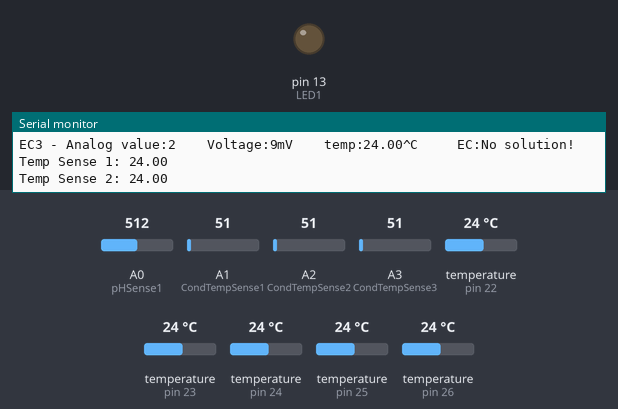
This sketch was run on a simulated Arduino Uno, built with avr-gcc and run on an emulated ATmega328P. Parts: output pins drawn as LEDs (lit = HIGH), the last lines printed to the serial monitor. Dashed ring = blinking. Inputs (shaded band) come from the test bench; at power-on: A1 (CondTempSense1) = 51, A0 (pHSense1) = 512, A2 (CondTempSense2) = 51, A3 (CondTempSense3) = 51, temperature (sensors on pin 22, pin 23, pin 24, pin 25, pin 26) 24 °C.

Above: at 1.9 s.
2.0 s: A1 (CondTempSense1) set to 163
At 3.1 s:
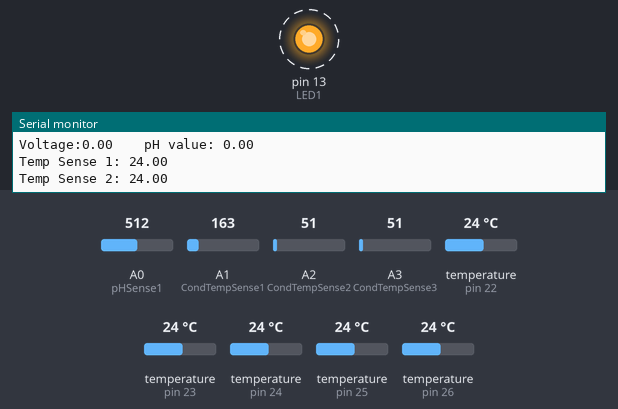
Timing chart, 0 to 12.5 s (numbered marks = the images above; inputs shaded):
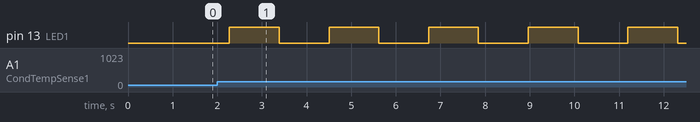

The sketch:

SensorCode.ino
```cpp
#include <OneWire.h>

#define TempSense1 22
#define TempSense2 23

/******** Definitions for EC Sensor 1 *********/

#define StartConvert1 0
#define ReadTemperature1 1
#define TempSense3 24
#define CondTempSense1 A1

/******** Definitions for EC Sensor 2 *********/

#define StartConvert2 0
#define ReadTemperature2 1
#define TempSense4 25
#define CondTempSense2 A2

/******** Definitions for EC Sensor 3 *********/

#define StartConvert3 0
#define ReadTemperature3 1
#define TempSense5 26
#define CondTempSense3 A3

/******** Definitions for pH Sensor 1 *********/

#define pHSense1 A0            //pH meter Analog output to Arduino Analog Input 0
#define Offset1 0.00            //deviation compensate
#define LED1 13
#define samplingInterval1 20
#define prInterval1 800
#define ArrayLenth1  40    //times of collection

//Declaration of Temperature Sensor 1 Object
OneWire ds1(TempSense1);
//Declaration of Temperature Sensor 2 Object
OneWire ds2(TempSense2);
//Declaration of Temperature Sensor 3 Object
OneWire ds3(TempSense3);  // on digital pin 2
//Declaration of Temperature Sensor 4 Object
OneWire ds4(TempSense4);  // on digital pin 2
//Declaration of Temperature Sensor 4 Object
OneWire ds5(TempSense5);  // on digital pin 2

/******** Pre-Setup Code for EC Sensor 1 *********/

const byte numReadings1 = 20;     //the number of sample times
unsigned int AnalogSampleInterval1=25,printInterval1=700,tempSampleInterval1=850;  //analog sample interval;serial print interval;temperature sample interval
unsigned int readings1[numReadings1];      // the readings from the analog input
byte index1 = 0;                  // the index of the current reading
unsigned long AnalogValueTotal1 = 0;                  // the running total
unsigned int AnalogAverage1 = 0,averageVoltage1=0;                // the average
unsigned long AnalogSampleTime1,printTime1,tempSampleTime1;
float temperature3,ECcurrent1;

/******** Pre-Setup Code for EC Sensor 2 *********/

const byte numReadings2 = 20;     //the number of sample times
unsigned int AnalogSampleInterval2=25,printInterval2=700,tempSampleInterval2=850;  //analog sample interval;serial print interval;temperature sample interval
unsigned int readings2[numReadings2];      // the readings from the analog input
byte index2 = 0;                  // the index of the current reading
unsigned long AnalogValueTotal2 = 0;                  // the running total
unsigned int AnalogAverage2 = 0,averageVoltage2=0;                // the average
unsigned long AnalogSampleTime2,printTime2,tempSampleTime2;
float temperature4,ECcurrent2;

/******** Pre-Setup Code for EC Sensor 3 *********/

const byte numReadings3 = 20;     //the number of sample times
unsigned int AnalogSampleInterval3=25,printInterval3=700,tempSampleInterval3=850;  //analog sample interval;serial print interval;temperature sample interval
unsigned int readings3[numReadings3];      // the readings from the analog input
byte index3 = 0;                  // the index of the current reading
unsigned long AnalogValueTotal3 = 0;                  // the running total
unsigned int AnalogAverage3 = 0,averageVoltage3=0;                // the average
unsigned long AnalogSampleTime3,printTime3,tempSampleTime3;
float temperature5,ECcurrent3;

/******** Pre-Setup for pH Sensor 1 *********/

int pHArray1[ArrayLenth1];   //Store the average value of the sensor feedback
int pHArrayIndex1=0;

void setup(void) {

Serial.begin(115200);

/******** Setup Code for EC Sensor 1 *********/

  // initialize all the readings to 0:
  for (byte thisReading1 = 0; thisReading1 < numReadings1; thisReading1++)
    readings1[thisReading1] = 0;
  TempProcess1(StartConvert1);   //let the DS18B20 start the convert
  AnalogSampleTime1=millis();
  printTime1=millis();
  tempSampleTime1=millis();

/******** Setup Code for EC Sensor 2 *********/

  // initialize all the readings to 0:
  for (byte thisReading2 = 0; thisReading2 < numReadings2; thisReading2++)
    readings2[thisReading2] = 0;
  TempProcess2(StartConvert2);   //let the DS18B20 start the convert
  AnalogSampleTime2=millis();
  printTime2=millis();
  tempSampleTime2=millis();

/******** Setup Code for EC Sensor 3 *********/

  // initialize all the readings to 0:
  for (byte thisReading3 = 0; thisReading3 < numReadings3; thisReading3++)
    readings3[thisReading3] = 0;
  TempProcess3(StartConvert3);   //let the DS18B20 start the convert
  AnalogSampleTime3=millis();
  printTime3=millis();
  tempSampleTime3=millis();

/******** Setup Code for pH Sensor 1 *********/

  pinMode(LED1,OUTPUT);
  Serial.println("pH meter experiment!");    //Test the serial monitor

}

void loop(void) {

/******** Loop Code for Temperature Sensor 1 *********/

  float temperature1 = getTemp1();
  Serial.print("Temp Sense 1: ");
  Serial.print(temperature1);

  Serial.println("");

/******** Loop Code for Temperature Sensor 2 *********/

  float temperature2 = getTemp2();
  Serial.print("Temp Sense 2: ");
  Serial.print(temperature2);

  Serial.println("");

  delay(1000); //just here to slow down the output so it is easier to read

/******** Loop Code for EC Sensor 1 *********/

  /*
   Every once in a while,sample the analog value and calculate the average.
  */
  if(millis()-AnalogSampleTime1>=AnalogSampleInterval1)
  {
    AnalogSampleTime1=millis();
     // subtract the last reading:
    AnalogValueTotal1 = AnalogValueTotal1 - readings1[index1];
    // read from the sensor:
    readings1[index1] = analogRead(CondTempSense1);
    // add the reading to the total:
    AnalogValueTotal1 = AnalogValueTotal1 + readings1[index1];
    // advance to the next position in the array:
    index1 = index1 + 1;
    // if we're at the end of the array...
    if (index1 >= numReadings1)
    // ...wrap around to the beginning:
    index1 = 0;
    // calculate the average:
    AnalogAverage1 = AnalogValueTotal1 / numReadings1;
  }
  /*
   Every once in a while,MCU read the temperature from the DS18B20 and then let the DS18B20 start the convert.
   Attention:The interval between start the convert and read the temperature should be greater than 750 millisecond,or the temperature is not accurate!
  */
   if(millis()-tempSampleTime1>=tempSampleInterval1)
  {
    tempSampleTime1=millis();
    temperature3 = TempProcess1(ReadTemperature1);  // read the current temperature from the  DS18B20
    TempProcess1(StartConvert1);                   //after the reading,start the convert for next reading
  }
   /*
   Every once in a while,print the information on the serial monitor.
  */
  if(millis()-printTime1>=printInterval1)
  {
    printTime1=millis();
    averageVoltage1=AnalogAverage1*(float)5000/1024;
    Serial.print("EC1 - ");
    Serial.print("Analog value:");
    Serial.print(AnalogAverage1);   //analog average,from 0 to 1023
    Serial.print("    Voltage:");
    Serial.print(averageVoltage1);  //millivolt average,from 0mv to 4995mV
    Serial.print("mV    ");
    Serial.print("temp:");
    Serial.print(temperature3);    //current temperature
    Serial.print("^C     EC:");

    float TempCoefficient1=1.0+0.0185*(temperature3-25.0);    //temperature compensation formula: fFinalResult(25^C) = fFinalResult(current)/(1.0+0.0185*(fTP-25.0));
    float CoefficientVolatge1=(float)averageVoltage1/TempCoefficient1;
    if(CoefficientVolatge1<150)Serial.println("No solution!");   //25^C 1413us/cm<-->about 216mv  if the voltage(compensate)<150,that is <1ms/cm,out of the range
    else if(CoefficientVolatge1>3300)Serial.println("Out of the range!");  //>20ms/cm,out of the range
    else
    {
      if(CoefficientVolatge1<=448)ECcurrent1=6.84*CoefficientVolatge1-64.32;   //1ms/cm<EC<=3ms/cm
      else if(CoefficientVolatge1<=1457)ECcurrent1=6.98*CoefficientVolatge1-127;  //3ms/cm<EC<=10ms/cm
      else ECcurrent1=5.3*CoefficientVolatge1+2278;                           //10ms/cm<EC<20ms/cm
      ECcurrent1/=1000;    //convert us/cm to ms/cm
      Serial.print(ECcurrent1,2);  //two decimal
      Serial.println("ms/cm");
    }
  }

/******** Loop Code for EC Sensor 2 *********/

  /*
   Every once in a while,sample the analog value and calculate the average.
  */
  if(millis()-AnalogSampleTime2>=AnalogSampleInterval2)
  {
    AnalogSampleTime2=millis();
     // subtract the last reading:
    AnalogValueTotal2 = AnalogValueTotal2 - readings2[index2];
    // read from the sensor:
    readings2[index2] = analogRead(CondTempSense2);
    // add the reading to the total:
    AnalogValueTotal2 = AnalogValueTotal2 + readings2[index2];
    // advance to the next position in the array:
    index2 = index2 + 1;
    // if we're at the end of the array...
    if (index2 >= numReadings2)
    // ...wrap around to the beginning:
    index2 = 0;
    // calculate the average:
    AnalogAverage2 = AnalogValueTotal2 / numReadings2;
  }
  /*
   Every once in a while,MCU read the temperature from the DS18B20 and then let the DS18B20 start the convert.
   Attention:The interval between start the convert and read the temperature should be greater than 750 millisecond,or the temperature is not accurate!
  */
   if(millis()-tempSampleTime2>=tempSampleInterval2)
  {
    tempSampleTime2=millis();
    temperature4 = TempProcess2(ReadTemperature2);  // read the current temperature from the  DS18B20
    TempProcess2(StartConvert2);                   //after the reading,start the convert for next reading
  }
   /*
   Every once in a while,print the information on the serial monitor.
  */
  if(millis()-printTime2>=printInterval2)
  {
    printTime2=millis();
    averageVoltage2=AnalogAverage2*(float)5000/1024;
    Serial.print("EC2 - ");
    Serial.print("Analog value:");
    Serial.print(AnalogAverage2);   //analog average,from 0 to 1023
    Serial.print("    Voltage:");
    Serial.print(averageVoltage2);  //millivolt average,from 0mv to 4995mV
    Serial.print("mV    ");
    Serial.print("temp:");
    Serial.print(temperature4);    //current temperature
    Serial.print("^C     EC:");

    float TempCoefficient2=1.0+0.0185*(temperature4-25.0);    //temperature compensation formula: fFinalResult(25^C) = fFinalResult(current)/(1.0+0.0185*(fTP-25.0));
    float CoefficientVolatge2=(float)averageVoltage2/TempCoefficient2;
    if(CoefficientVolatge2<150)Serial.println("No solution!");   //25^C 1413us/cm<-->about 216mv  if the voltage(compensate)<150,that is <1ms/cm,out of the range
    else if(CoefficientVolatge2>3300)Serial.println("Out of the range!");  //>20ms/cm,out of the range
    else
    {
      if(CoefficientVolatge2<=448)ECcurrent2=6.84*CoefficientVolatge2-64.32;   //1ms/cm<EC<=3ms/cm
      else if(CoefficientVolatge2<=1457)ECcurrent2=6.98*CoefficientVolatge2-127;  //3ms/cm<EC<=10ms/cm
      else ECcurrent2=5.3*CoefficientVolatge2+2278;                           //10ms/cm<EC<20ms/cm
      ECcurrent2/=1000;    //convert us/cm to ms/cm
      Serial.print(ECcurrent2,2);  //two decimal
      Serial.println("ms/cm");
    }
  }


/******** Loop Code for EC Sensor 3 *********/

  /*
   Every once in a while,sample the analog value and calculate the average.
  */
  if(millis()-AnalogSampleTime3>=AnalogSampleInterval3)
  {
    AnalogSampleTime3=millis();
     // subtract the last reading:
    AnalogValueTotal3 = AnalogValueTotal3 - readings3[index3];
    // read from the sensor:
    readings3[index3] = analogRead(CondTempSense3);
    // add the reading to the total:
    AnalogValueTotal3 = AnalogValueTotal3 + readings3[index3];
    // advance to the next position in the array:
    index3 = index3 + 1;
    // if we're at the end of the array...
    if (index3 >= numReadings3)
    // ...wrap around to the beginning:
    index3 = 0;
    // calculate the average:
    AnalogAverage3 = AnalogValueTotal3 / numReadings3;
  }
  /*
   Every once in a while,MCU read the temperature from the DS18B20 and then let the DS18B20 start the convert.
   Attention:The interval between start the convert and read the temperature should be greater than 750 millisecond,or the temperature is not accurate!
  */
   if(millis()-tempSampleTime3>=tempSampleInterval3)
  {
    tempSampleTime3=millis();
    temperature5 = TempProcess3(ReadTemperature3);  // read the current temperature from the  DS18B20
    TempProcess3(StartConvert3);                   //after the reading,start the convert for next reading
  }
   /*
   Every once in a while,print the information on the serial monitor.
  */
  if(millis()-printTime3>=printInterval3)
  {
    printTime3=millis();
    averageVoltage3=AnalogAverage3*(float)5000/1024;
    Serial.print("EC3 - ");
    Serial.print("Analog value:");
    Serial.print(AnalogAverage3);   //analog average,from 0 to 1023
    Serial.print("    Voltage:");
    Serial.print(averageVoltage3);  //millivolt average,from 0mv to 4995mV
    Serial.print("mV    ");
    Serial.print("temp:");
    Serial.print(temperature5);    //current temperature
    Serial.print("^C     EC:");

    float TempCoefficient3=1.0+0.0185*(temperature5-25.0);    //temperature compensation formula: fFinalResult(25^C) = fFinalResult(current)/(1.0+0.0185*(fTP-25.0));
    float CoefficientVolatge3=(float)averageVoltage3/TempCoefficient3;
    if(CoefficientVolatge3<150)Serial.println("No solution!");   //25^C 1413us/cm<-->about 216mv  if the voltage(compensate)<150,that is <1ms/cm,out of the range
    else if(CoefficientVolatge3>3300)Serial.println("Out of the range!");  //>20ms/cm,out of the range
    else
    {
      if(CoefficientVolatge3<=448)ECcurrent3=6.84*CoefficientVolatge3-64.32;   //1ms/cm<EC<=3ms/cm
      else if(CoefficientVolatge3<=1457)ECcurrent3=6.98*CoefficientVolatge3-127;  //3ms/cm<EC<=10ms/cm
      else ECcurrent3=5.3*CoefficientVolatge3+2278;                           //10ms/cm<EC<20ms/cm
      ECcurrent3/=1000;    //convert us/cm to ms/cm
      Serial.print(ECcurrent3,2);  //two decimal
      Serial.println("ms/cm");
    }
  }

/******** Loop Code for pH Sensor 1 *********/

  static unsigned long samplingTime1 = millis();
  static unsigned long printTime1 = millis();
  static float pHValue1,voltage1;
  if(millis()-samplingTime1 > samplingInterval1)
  {
      pHArray1[pHArrayIndex1++]=analogRead(pHSense1);
      if(pHArrayIndex1==ArrayLenth1)pHArrayIndex1=0;
      voltage1 = avergearray1(pHArray1, ArrayLenth1)*5.0/1024;
      pHValue1 = 3.5*voltage1+Offset1;
      samplingTime1=millis();
  }
  if(millis() - printTime1 > prInterval1)   //Every 800 milliseconds, print a numerical, convert the state of the LED indicator
  {
  Serial.print("Voltage:");
        Serial.print(voltage1,2);
        Serial.print("    pH value: ");
  Serial.println(pHValue1,2);
        digitalWrite(LED1,digitalRead(LED1)^1);
        printTime1=millis();
  }

}

/******** Function for Temperature Sensor 1 *********/

float getTemp1() {
  //returns the temperature from one DS18S20 in DEG Celsius

  byte data[12];
  byte addr[8];

  if ( !ds1.search(addr)) {
    //no more sensors on chain, reset search
    ds1.reset_search();
    return -1000;
  }

  if ( OneWire::crc8( addr, 7) != addr[7]) {
    Serial.println("CRC is not valid!");
    return -1000;
  }

  if ( addr[0] != 0x10 && addr[0] != 0x28) {
    Serial.print("Device is not recognized");
    return -1000;
  }

  ds1.reset();
  ds1.select(addr);
  ds1.write(0x44, 1); // start conversion, with parasite power on at the end

  byte present = ds1.reset();
  ds1.select(addr);
  ds1.write(0xBE); // Read Scratchpad


  for (int i = 0; i < 9; i++) { // we need 9 bytes
    data[i] = ds1.read();
  }

  ds1.reset_search();

  byte MSB = data[1];
  byte LSB = data[0];

  float tempRead = ((MSB << 8) | LSB); //using two's compliment
  float TemperatureSum = tempRead / 16;

  return TemperatureSum;

}

/******** Function for Temperature Sensor 2 *********/

float getTemp2() {
  //returns the temperature from one DS18S20 in DEG Celsius

  byte data[12];
  byte addr[8];

  if ( !ds2.search(addr)) {
    //no more sensors on chain, reset search
    ds2.reset_search();
    return -1000;
  }

  if ( OneWire::crc8( addr, 7) != addr[7]) {
    Serial.println("CRC is not valid!");
    return -1000;
  }

  if ( addr[0] != 0x10 && addr[0] != 0x28) {
    Serial.print("Device is not recognized");
    return -1000;
  }

  ds2.reset();
  ds2.select(addr);
  ds2.write(0x44, 1); // start conversion, with parasite power on at the end

  byte present = ds2.reset();
  ds2.select(addr);
  ds2.write(0xBE); // Read Scratchpad


  for (int i = 0; i < 9; i++) { // we need 9 bytes
    data[i] = ds2.read();
  }

  ds2.reset_search();

  byte MSB = data[1];
  byte LSB = data[0];

  float tempRead = ((MSB << 8) | LSB); //using two's compliment
  float TemperatureSum = tempRead / 16;

  return TemperatureSum;

}

/******** Thermometer Function Code for EC Sensor 1 *********/

/*
ch=0,let the DS18B20 start the convert;ch=1,MCU read the current temperature from the DS18B20.
*/
float TempProcess1(bool ch)
{
  //returns the temperature from one DS18B20 in DEG Celsius
  static byte data[12];
  static byte addr[8];
  static float TemperatureSum;
  if(!ch){
          if ( !ds3.search(addr)) {
              Serial.println("no more sensors on chain, reset search!");
              ds3.reset_search();
              return 0;
          }
          if ( OneWire::crc8( addr, 7) != addr[7]) {
              Serial.println("CRC is not valid!");
              return 0;
          }
          if ( addr[0] != 0x10 && addr[0] != 0x28) {
              Serial.print("Device is not recognized!");
              return 0;
          }
          ds3.reset();
          ds3.select(addr);
          ds3.write(0x44,1); // start conversion, with parasite power on at the end
  }
  else{
          byte present = ds3.reset();
          ds3.select(addr);
          ds3.write(0xBE); // Read Scratchpad
          for (int i = 0; i < 9; i++) { // we need 9 bytes
            data[i] = ds3.read();
          }
          ds3.reset_search();
          byte MSB = data[1];
          byte LSB = data[0];
          float tempRead = ((MSB << 8) | LSB); //using two's compliment
          TemperatureSum = tempRead / 16;
    }
          return TemperatureSum;
}

/******** Thermometer Function Code for EC Sensor 2 *********/

/*
ch=0,let the DS18B20 start the convert;ch=1,MCU read the current temperature from the DS18B20.
*/
float TempProcess2(bool ch)
{
  //returns the temperature from one DS18B20 in DEG Celsius
  static byte data[12];
  static byte addr[8];
  static float TemperatureSum;
  if(!ch){
          if ( !ds4.search(addr)) {
              Serial.println("no more sensors on chain, reset search!");
              ds4.reset_search();
              return 0;
          }
          if ( OneWire::crc8( addr, 7) != addr[7]) {
              Serial.println("CRC is not valid!");
              return 0;
          }
          if ( addr[0] != 0x10 && addr[0] != 0x28) {
              Serial.print("Device is not recognized!");
              return 0;
          }
          ds4.reset();
          ds4.select(addr);
          ds4.write(0x44,1); // start conversion, with parasite power on at the end
  }
  else{
          byte present = ds4.reset();
          ds4.select(addr);
          ds4.write(0xBE); // Read Scratchpad
          for (int i = 0; i < 9; i++) { // we need 9 bytes
            data[i] = ds4.read();
          }
          ds4.reset_search();
          byte MSB = data[1];
          byte LSB = data[0];
          float tempRead = ((MSB << 8) | LSB); //using two's compliment
          TemperatureSum = tempRead / 16;
    }
          return TemperatureSum;
}

/******** Thermometer Function Code for EC Sensor 3 *********/

/*
ch=0,let the DS18B20 start the convert;ch=1,MCU read the current temperature from the DS18B20.
*/
float TempProcess3(bool ch)
{
  //returns the temperature from one DS18B20 in DEG Celsius
  static byte data[12];
  static byte addr[8];
  static float TemperatureSum;
  if(!ch){
          if ( !ds5.search(addr)) {
              Serial.println("no more sensors on chain, reset search!");
              ds5.reset_search();
              return 0;
          }
          if ( OneWire::crc8( addr, 7) != addr[7]) {
              Serial.println("CRC is not valid!");
              return 0;
          }
          if ( addr[0] != 0x10 && addr[0] != 0x28) {
              Serial.print("Device is not recognized!");
              return 0;
          }
          ds5.reset();
          ds5.select(addr);
          ds5.write(0x44,1); // start conversion, with parasite power on at the end
  }
  else{
          byte present = ds5.reset();
          ds5.select(addr);
          ds5.write(0xBE); // Read Scratchpad
          for (int i = 0; i < 9; i++) { // we need 9 bytes
            data[i] = ds5.read();
          }
          ds5.reset_search();
          byte MSB = data[1];
          byte LSB = data[0];
          float tempRead = ((MSB << 8) | LSB); //using two's compliment
          TemperatureSum = tempRead / 16;
    }
          return TemperatureSum;
}

/******** Function for pH Sensor 1 *********/

double avergearray1(int* arr1, int number1){
  int i;
  int max,min;
  double avg1;
  long amount1=0;
  if(number1<=0){
    Serial.println("Error number for the array to avraging!/n");
    return 0;
  }
  if(number1<5){   //less than 5, calculated directly statistics
    for(i=0;i<number1;i++){
      amount1+=arr1[i];
    }
    avg1 = amount1/number1;
    return avg1;
  }else{
    if(arr1[0]<arr1[1]){
      min = arr1[0];max=arr1[1];
    }
    else{
      min=arr1[1];max=arr1[0];
    }
    for(i=2;i<number1;i++){
      if(arr1[i]<min){
        amount1+=min;        //arr<min
        min=arr1[i];
      }else {
        if(arr1[i]>max){
          amount1+=max;    //arr>max
          max=arr1[i];
        }else{
          amount1+=arr1[i]; //min<=arr<=max
        }
      }//if
    }//for
    avg1 = (double)amount1/(number1-2);
  }//if
  return avg1;
}
```

Measured:
- by itself, pin 13 (LED1): alternates HIGH for 1.1 s and LOW for 1.1 s
